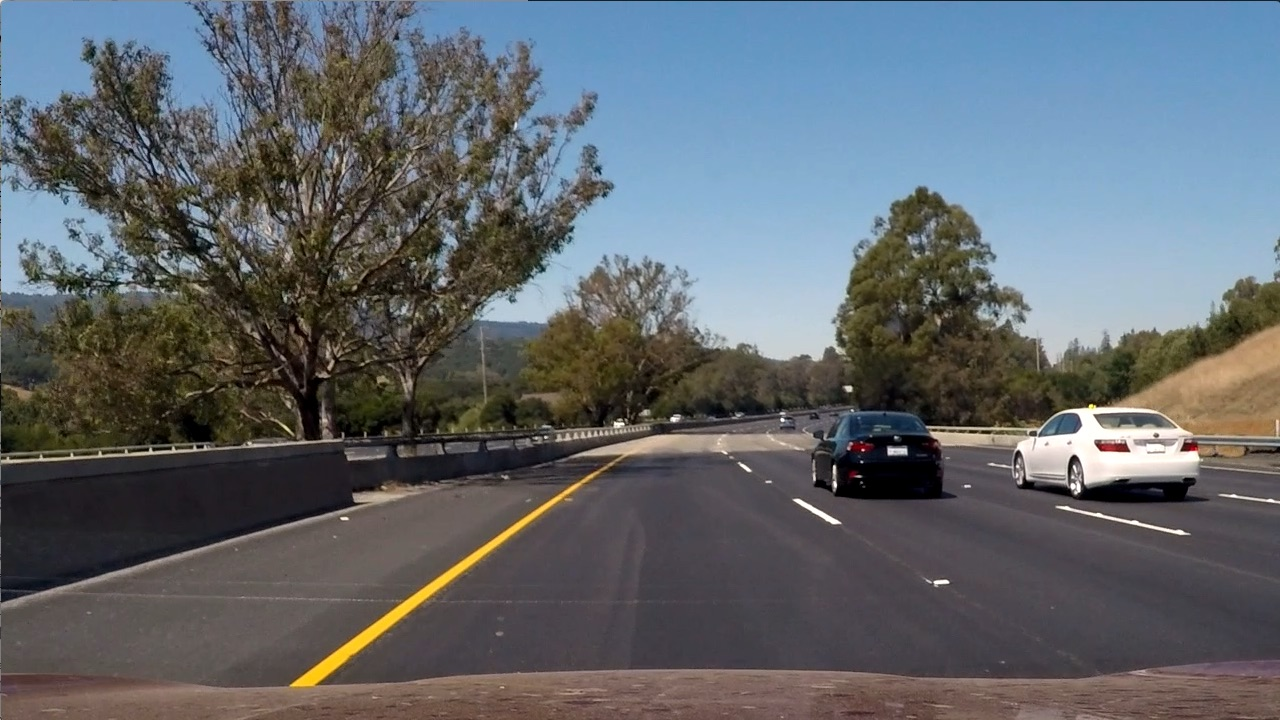
#> input picture test6.jpg, 1280 x 720 px
$ python -i Helper.py   (imports and definitions only)   (older library calls are emulated)
#> lines starting #> are read from the running program, lines starting #| are printed output that depends on the picture
import numpy as np
import cv2


# Define a function that applies Sobel x or y, then takes an absolute value and applies a threshold.
def abs_sobel_thresh(img, convert_color=True, color_conversion_between=cv2.COLOR_RGB2HLS,
                     channel=0, orient='x', sobel_kernel=3, threshold=(0, 255)):
    # Check the dimension of the image
#> called with convert_color = True, color_conversion_between = 53, channel = 0, orient = 'x', sobel_kernel = 3, threshold = (0, 255)
    if convert_color:
        converted = cv2.cvtColor(img, color_conversion_between)  # Convert to color space
#> converted: shape (720, 1280, 3); mean of channels 0, 1, 2 76.7, 102.2, 57.5
        img_to_process = converted[:, :, channel]  # Get the channel, the default is 0
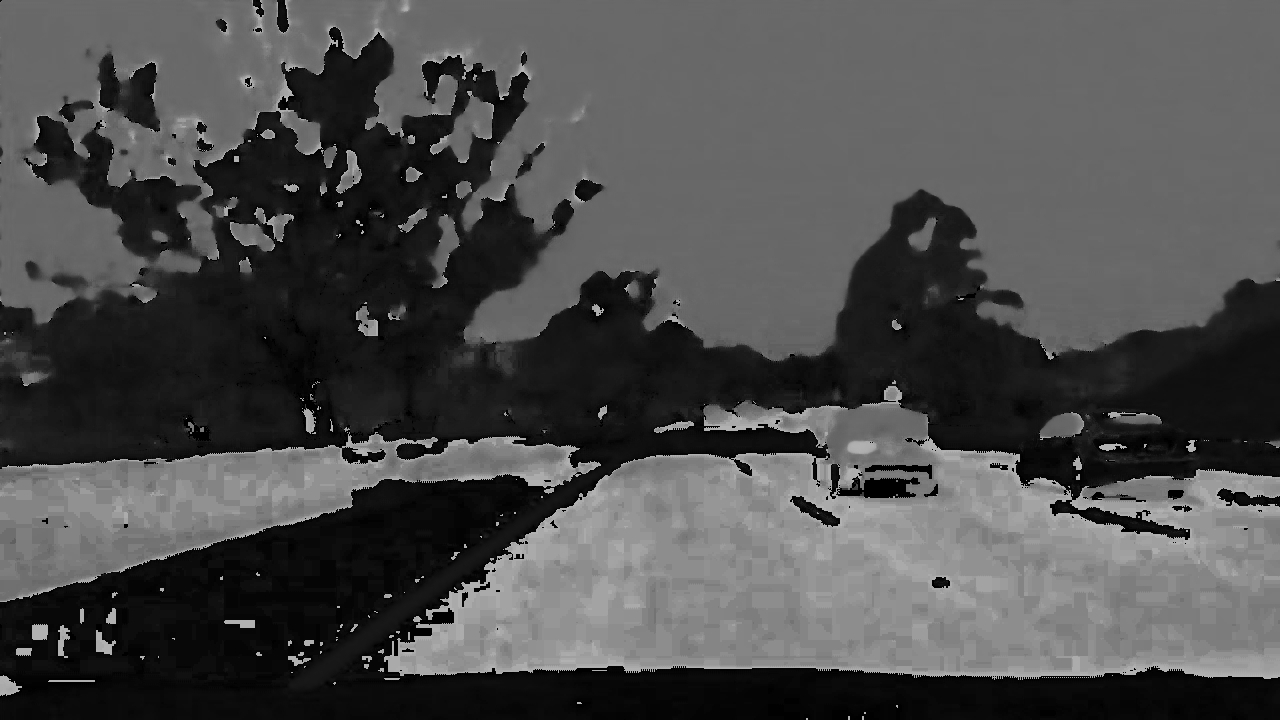
#> img_to_process: shape (720, 1280); min 0, max 180, mean 76.7
    else:
        img_to_process = img[:, :, channel]  # Get the channel, the default is 0

    # Apply x or y gradient with the OpenCV Sobel() function and take the absolute value
    abs_sobel = None
    if orient == 'x':
        abs_sobel = np.absolute(cv2.Sobel(img_to_process, cv2.CV_64F, 1, 0, ksize=sobel_kernel))
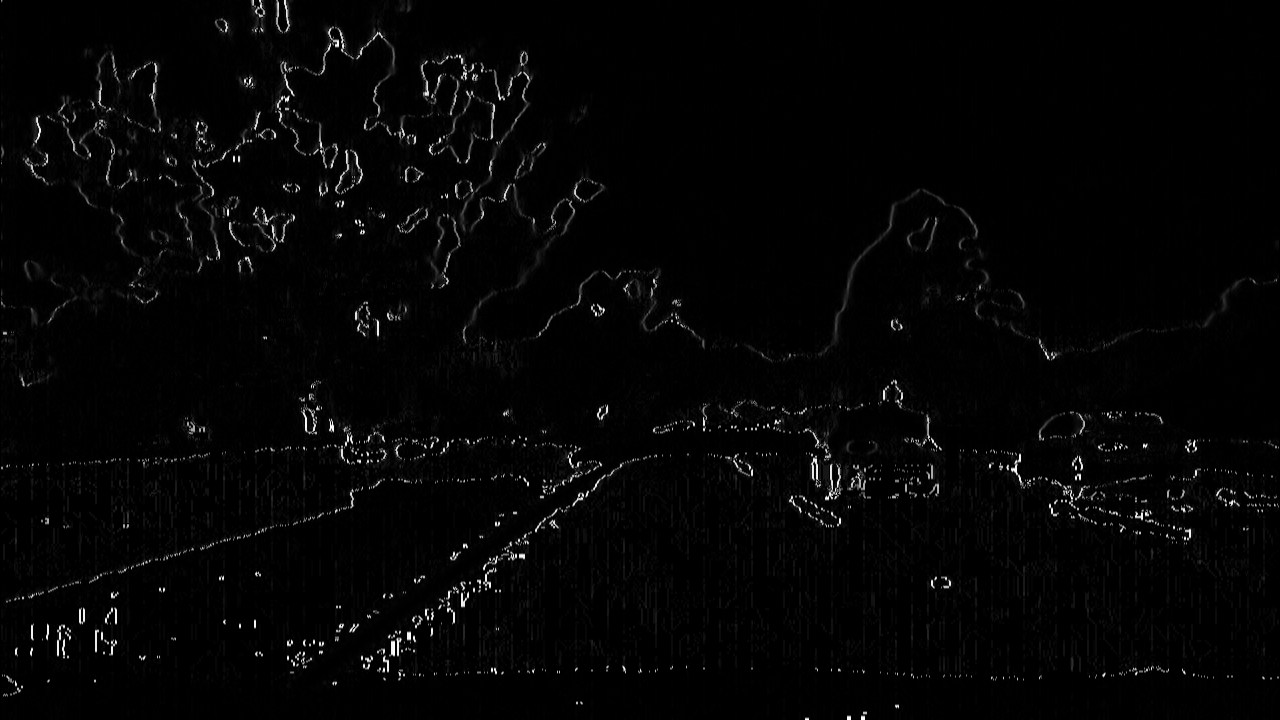
#> abs_sobel: shape (720, 1280) float64; min 0, max 717, mean 13.6; drawn with min black and max white
    if orient == 'y':
        abs_sobel = np.absolute(cv2.Sobel(img_to_process, cv2.CV_64F, 0, 1, ksize=sobel_kernel))
    # Rescale back to 8 bit integer
    scaled_sobel = np.uint8(255 * abs_sobel / np.max(abs_sobel))
    # Create a copy and apply the threshold
    binary_output = np.zeros_like(scaled_sobel)
    # Inclusive threshold
    binary_output[(scaled_sobel >= threshold[0]) & (scaled_sobel <= threshold[1])] = 1.0
    # Return the binary image
    return binary_output

>>> import cv2
>>> picture = cv2.cvtColor(cv2.imread('test6.jpg'), cv2.COLOR_BGR2RGB)
>>> result = abs_sobel_thresh(picture)
#> result: shape (720, 1280); every value is 1

$ run again, on straight_lines1.jpg
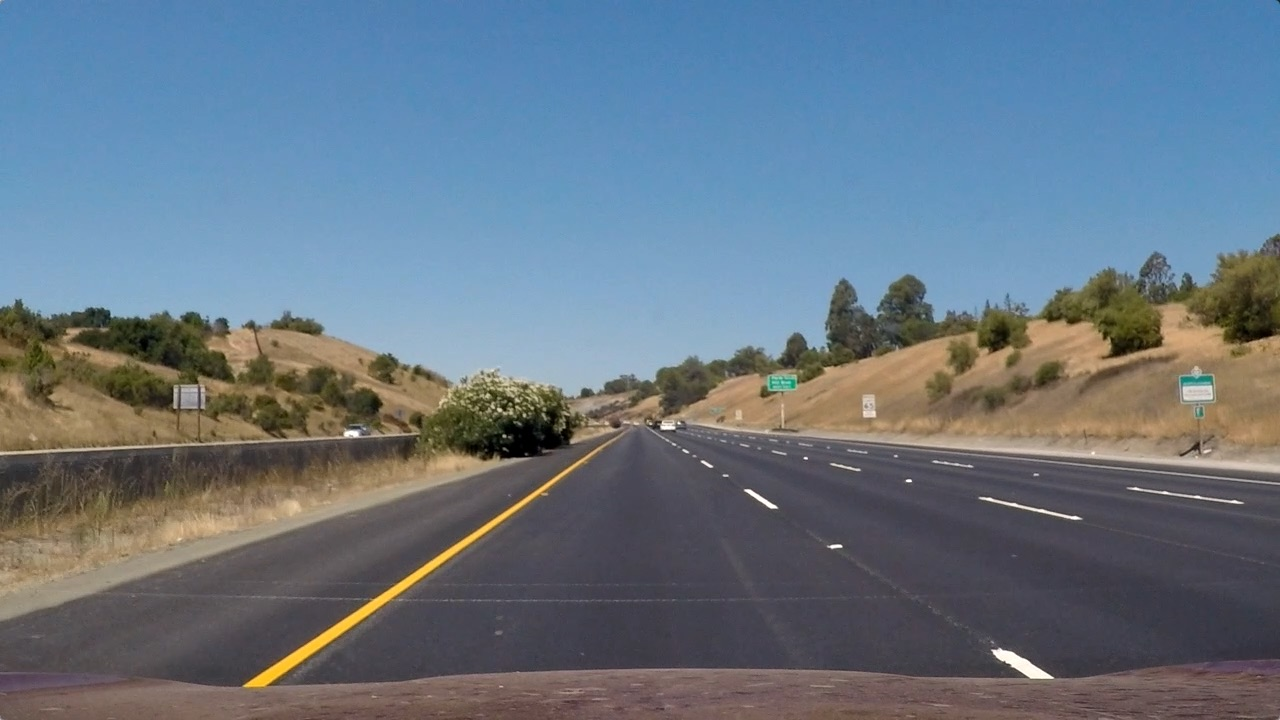
#> input picture straight_lines1.jpg, 1280 x 720 px
#> converted: shape (720, 1280, 3); mean of channels 0, 1, 2 85.5, 117, 67
#> in abs_sobel_thresh, `img_to_process = converted[:, :, channel]`:
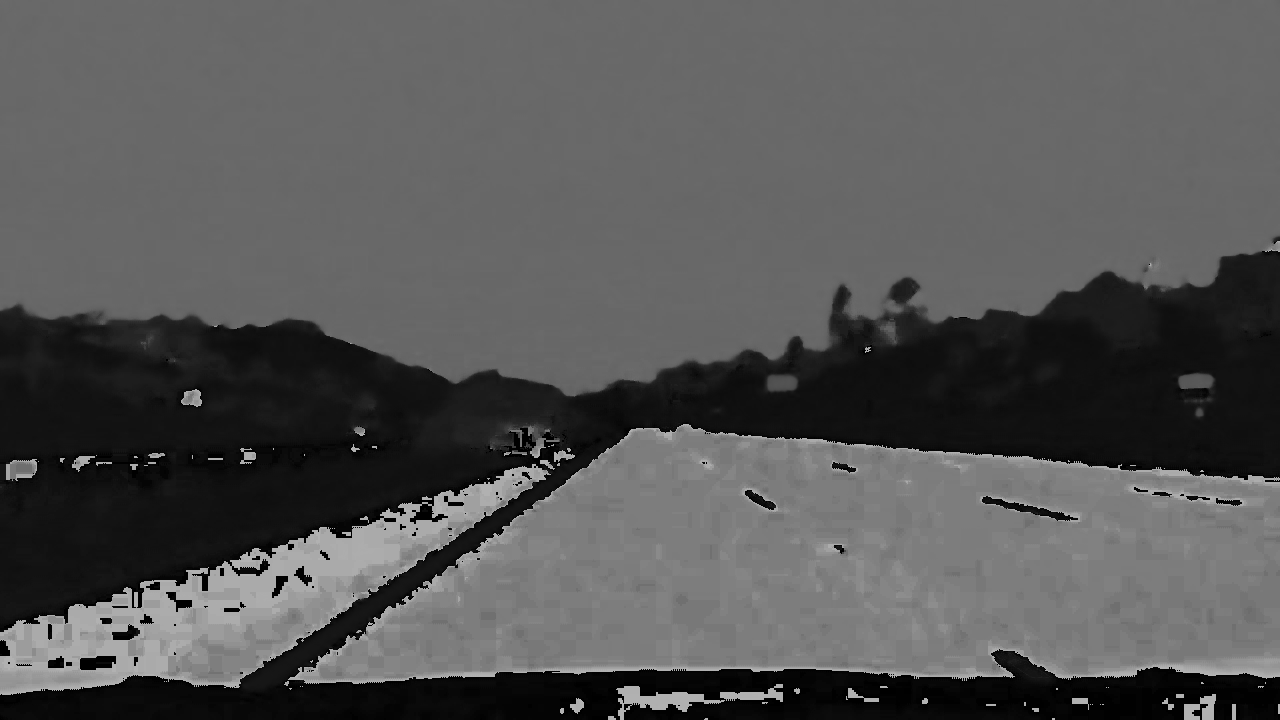
#> img_to_process: shape (720, 1280); min 0, max 179, mean 85.5
#> in abs_sobel_thresh, `abs_sobel = np.absolute(cv2.Sobel(img_to_process, cv2.CV_64F, 1, 0, ks..`:
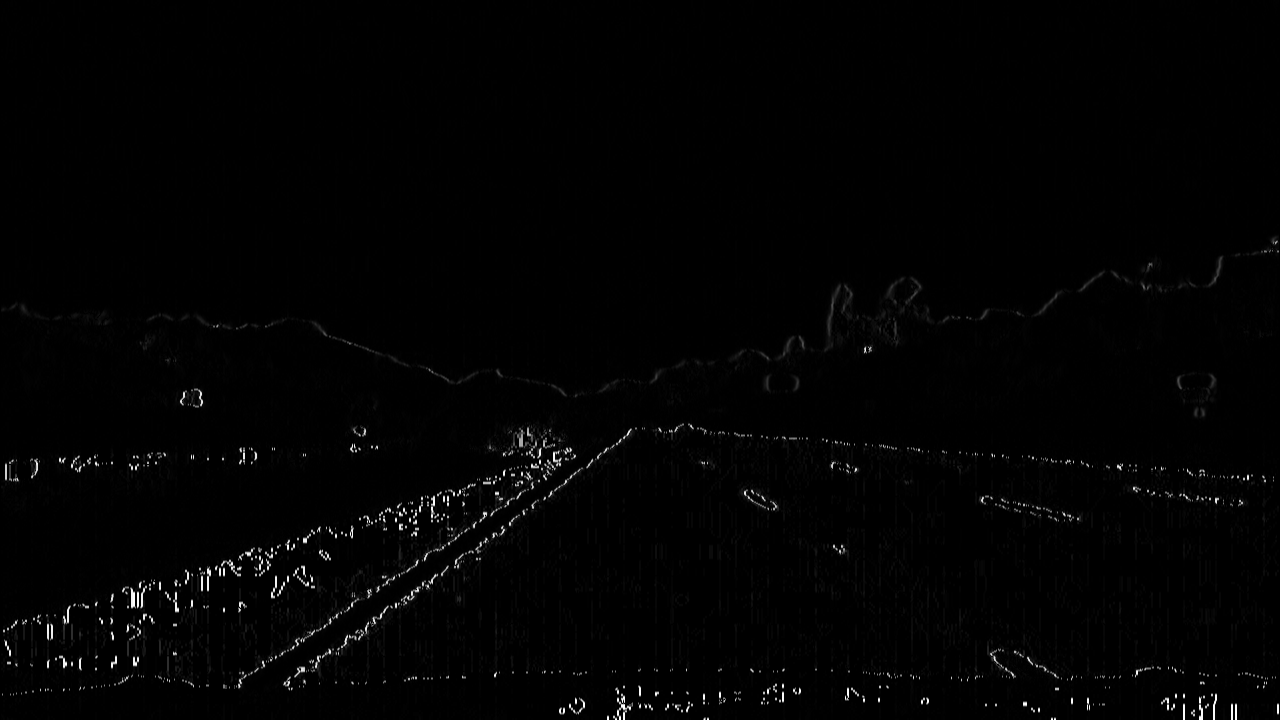
#> abs_sobel: shape (720, 1280) float64; min 0, max 716, mean 7.5; drawn with min black and max white
#> result: shape (720, 1280); every value is 1
